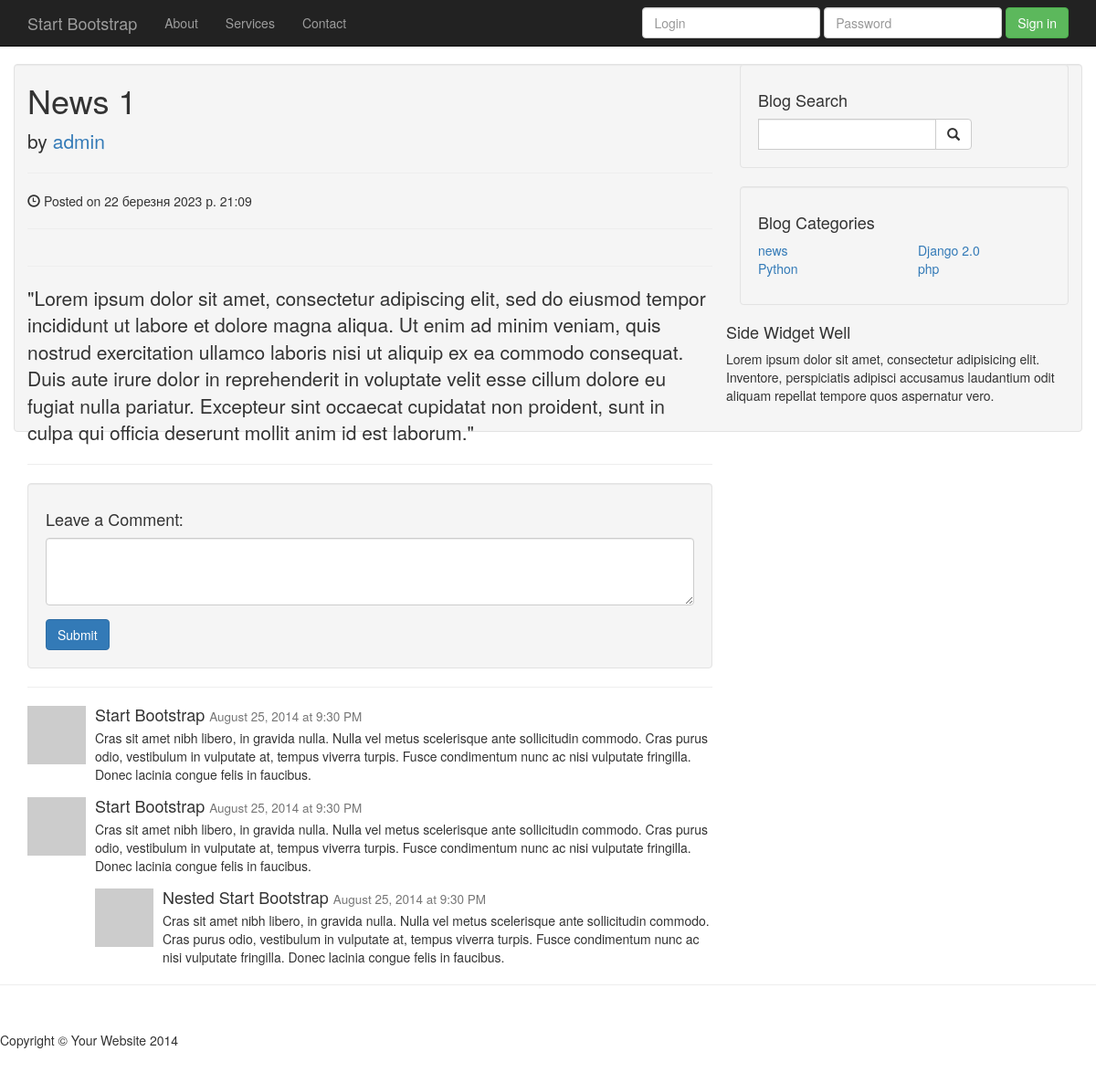
Page /blog/post/1/ on the committed database.
### newsBlog/models.py (models this page shows, shortened)
class Post(models.Model):
    title = models.CharField(max_length=30, verbose_name="Заголовок")
    content = models.TextField(verbose_name="Описание")
    published_date = models.DateTimeField(auto_created=True, verbose_name="Дата")
    category = models.ForeignKey(Category, on_delete=models.CASCADE, verbose_name="Категория")
    image = models.URLField(default="http://placehold.it/900x300", verbose_name="Фото")
    user = models.ForeignKey(User, on_delete=models.SET_NULL, null=True, blank=True)
    class Meta:
        verbose_name = "Пост"
        verbose_name_plural = "Посты"

class Category(models.Model):
    name = models.CharField(max_length=30, verbose_name="Название")
    class Meta:
        verbose_name = "Категория"
        verbose_name_plural = "Категории"

### newsBlog/views.py (the view)
# urls.py: path("blog/post/<int:id>/", views.post, name="post"),
def post(request, id=None):
    posts = get_object_or_404(Post, pk=id)
    context = {'post': posts}
    context.update(get_categories())
    return render(request, 'newsBlog/post.html', context)

### newsBlog/views.py (called while the page is built)
def get_categories():
    all = Category.objects.all()
    count = all.count()
    half = count / 2 + count % 2
    first_half = all[:half]
    second_half = all[half:]
    return {'cat1': first_half, "cat2": second_half}

### templates/newsBlog/post.html (shortened to what this page needs)
{% extends 'newsBlog/base.html'%}
{% block content%}
            <div class="col-lg-8">
                <h1>{{ post.title }}</h1>
                <p class="lead">
                    by <a href="#">{{ post.user }}</a>
                </p>
                <hr>
                <p><span class="glyphicon glyphicon-time"></span> Posted on {{ post.published_date }}</p>
                <hr>
                <hr>
                <p class="lead">{{ post.content }}</p>
                <hr>
                <div class="well">
                    <h4>Leave a Comment:</h4>
                    <form role="form">
                        <div class="form-group">
                            <textarea class="form-control" rows="3"></textarea>
                        </div>
                        <button type="submit" class="btn btn-primary">Submit</button>
                    </form>
                </div>
                <hr>
                <div class="media">
                    <a class="pull-left" href="#">
                        <img class="media-object" src="http://placehold.it/64x64" alt="">
                    </a>
                    <div class="media-body">
                        <h4 class="media-heading">Start Bootstrap
                            <small>August 25, 2014 at 9:30 PM</small>
                        </h4>
                        Cras sit amet nibh libero, in gravida nulla. Nulla vel metus scelerisque ante sollicitudin commodo. Cras purus odio, vestibulum in vulputate at, tempus viverra turpis. Fusce condimentum nunc ac nisi vulputate fringilla. Donec lacinia congue felis in faucibus.
                    </div>
                </div>
                <div class="media">
                    <a class="pull-left" href="#">
                        <img class="media-object" src="http://placehold.it/64x64" alt="">
                    </a>
                    <div class="media-body">
                        <h4 class="media-heading">Start Bootstrap
                            <small>August 25, 2014 at 9:30 PM</small>
                        </h4>
                        Cras sit amet nibh libero, in gravida nulla. Nulla vel metus scelerisque ante sollicitudin commodo. Cras purus odio, vestibulum in vulputate at, tempus viverra turpis. Fusce condimentum nunc ac nisi vulputate fringilla. Donec lacinia congue felis in faucibus.
                        <div class="media">
                            <a class="pull-left" href="#">
                                <img class="media-object" src="http://placehold.it/64x64" alt="">
                            </a>
                            <div class="media-body">
                                <h4 class="media-heading">Nested Start Bootstrap
                                    <small>August 25, 2014 at 9:30 PM</small>
                                </h4>
                                Cras sit amet nibh libero, in gravida nulla. Nulla vel metus scelerisque ante sollicitudin commodo. Cras purus odio, vestibulum in vulputate at, tempus viverra turpis. Fusce condimentum nunc ac nisi vulputate fringilla. Donec lacinia congue felis in faucibus.
                            </div>
                        </div>
                    </div>
                </div>
            </div>
{% endblock %}

### templates/newsBlog/base.html (shortened to what this page needs)
<!DOCTYPE html>
<html lang="en">
<head>
    {% load static %}
    <link href="{% static 'newsBlog/css/bootstrap.min.css'%}" rel="stylesheet">
    <link href="{% static 'newsBlog/css/blog-home.css'%}" rel="stylesheet">
</head>
<body>
<nav class="navbar navbar-inverse navbar-fixed-top" role="navigation">
    <div class="container">
        <div class="navbar-header">
            <a class="navbar-brand" href="{% url 'index' %}">Start Bootstrap</a>
        </div>
        <div class="collapse navbar-collapse" id="bs-example-navbar-collapse-1">
            <ul class="nav navbar-nav">
                <li>
                    <a href="#">About</a>
                </li>
                <li>
                    <a href="#">Services</a>
                </li>
                <li>
                    <a href="#">Contact</a>
                </li>
            </ul>
                 {% include 'newsBlog/toggle_login.html' %}
        </div>
    </div>
</nav>
<div class="container">
    <div class="row">
        {% block content %}
        {% endblock %}
        <div class="col-md-4">
            <div class="well">
                <h4>Blog Search</h4>
                <div class="input-group">
                    <form method="post" action="{% url 'search' %}" class="input-group">
                        <input type="search" name="query" class="form-control">
                        <span class="input-group-btn">
                                <button class="btn btn-default" type="submit">
                                    <span class="glyphicon glyphicon-search"></span>
                                </button>
                            </span>
                    </form>
                </div>
            </div>
            <div class="well">
                <h4>Blog Categories</h4>
                <div class="row">
                    <div class="col-lg-6">
                        <ul class="list-unstyled">
                            {% for c in cat1 %}
                            <li><a href="{% url 'category' id=c.pk %}">{{c.name}}</a></li>
                            {% endfor %}
                        </ul>
                    </div>
                    <div class="col-lg-6">
                        <ul class="list-unstyled">
                            {% for c in cat2 %}
                            <li><a href="{% url 'category' id=c.pk %}">{{c.name}}</a></li>
                            {% endfor %}
                        </ul>
                    </div>
                </div>
            </div>
        </div>
        <div class="well">
            <h4>Side Widget Well</h4>
            <p>Lorem ipsum dolor sit amet, consectetur adipisicing elit. Inventore, perspiciatis adipisci accusamus
                laudantium odit aliquam repellat tempore quos aspernatur vero.</p>
        </div>
    </div>
</div>
<hr>
<footer>
    <div class="row">
        <div class="col-lg-12">
            <p>Copyright &copy; Your Website 2014</p>
        </div>
    </div>
</footer>
</body>
</html>

### templates/newsBlog/toggle_login.html (shortened to what this page needs)
{% if user.is_authenticated %}
<div class="navbar-form navbar-right">
    <a href="{% url 'blog_logout' %}" class="btn btn-danger">Logout</a>
</div>
<ul class="nav navbar-nav navbar-right">
    <li><a href="#">Hello {{user}}</a></li>
</ul>
{% else %}
<form class="navbar-form navbar-right" method="post" action="{% url 'blog_login' %}" >
    <div class="form-group">
        <input type="text" placeholder="Login" name="username" class="form-control">
    </div>
    <div class="form-group">
        <input type="password" placeholder="Password" name="password" class="form-control">
    </div>
    <button type="submit" class="btn btn-success"> Sign in</button>
</form>
{% endif %}

### static/newsBlog/css/blog-home.css (style rules this page uses)
body { padding-top: 70px; }
footer { margin: 50px 0; }

### rows in the picture
Post: title "News 1", user "admin", published_date "22 березня 2023 р. 21:09", content "\"Lorem ipsum dolor sit amet, consectetur adipiscing elit, sed do eiusmod tempor incididunt ut labore et dolore magna aliqua. Ut enim ad minim veniam, quis nostrud exercitation ullamco laboris nisi ut aliquip ex ea commodo consequat. Duis aute irure dolor in reprehenderit in voluptate velit esse cillum dolore eu fugiat nulla pariatur. Excepteur sint occaecat cupidatat non proident, sunt in culpa qui officia deserunt mollit anim id est laborum.\""
Category: name "news"
Category: name "Python"
Category: name "Django 2.0"
Category: name "php"
